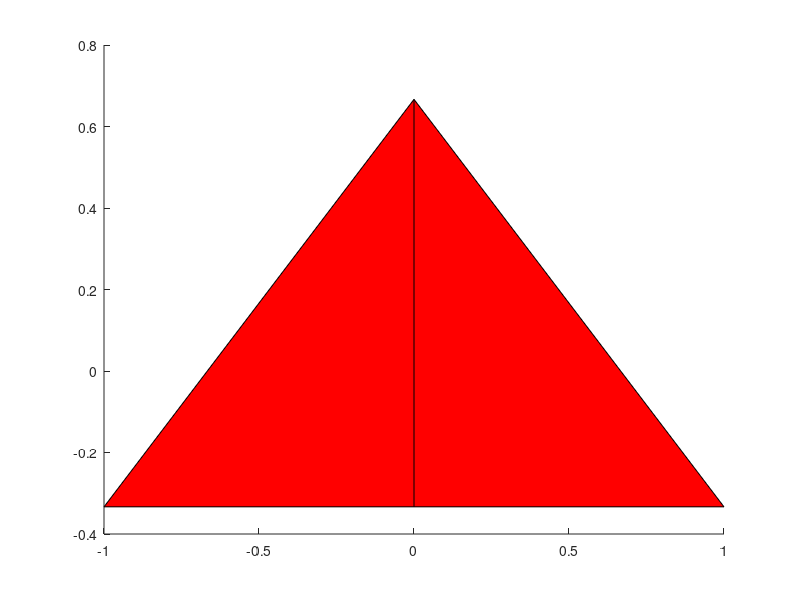

The MATLAB source for this figure: (Note: this script raises an error after producing the figure.)
%{
B_CompoundPatch.m

Create a multi-faced patch (sort of paper airplane-ish).

Matt Sheen, mws262@cornell.edu
%}

close all; clear all;
fig = figure;

%Compound Patch - columns are individual patches, rows are vertices of that
%patch
pX = [-1 1 0;
    0 0 0]';
pY = [-1/3 -1/3 2/3;
    -1/3 -1/3 2/3]';
pZ = [0 0 0;
    0 0.5 0]';

p1 = patch(pX,pY,pZ,'red');
p1.FaceAlpha = 0.5;

axis equal
view(3)